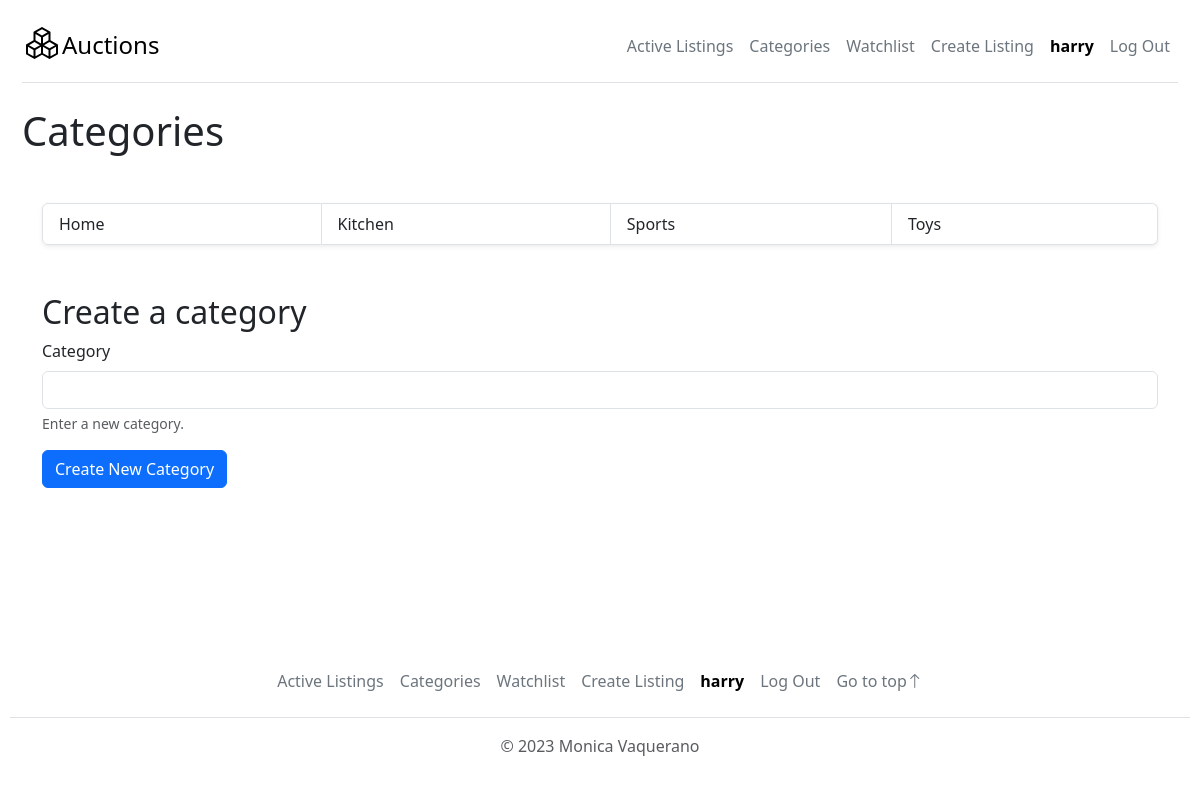
The app's page /categories (signed in), older data.
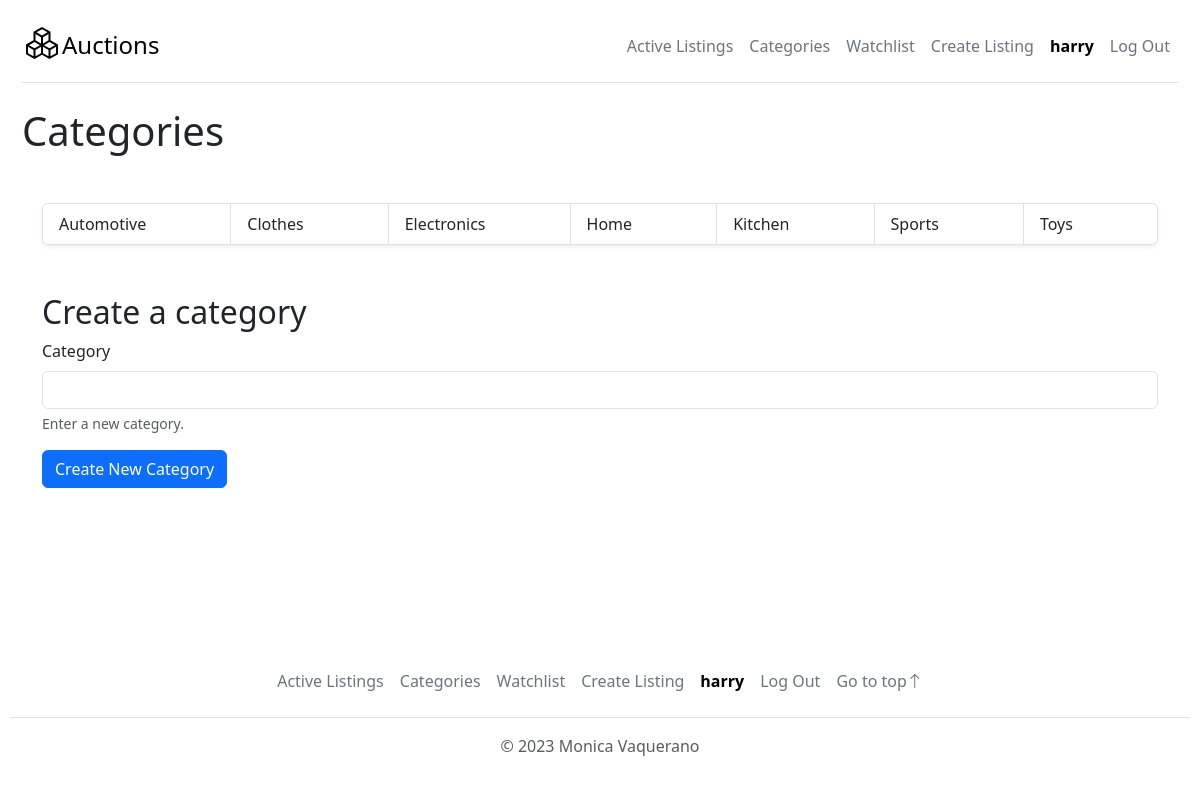
The same page, newer data.
### auctions/models.py (models this page shows)
class User(AbstractUser):
    def __str__(self):
        return f"{self.username}"

class Category(models.Model):
    name = models.CharField(max_length=64)
    class Meta:
        ordering = ["name"]
    def __str__(self):
        return f"{self.name}"

### auctions/views.py (the view, shortened to what this page needs)
# urls.py: path("categories", views.create_categories, name="categories"),
def create_categories(request):
    categories = Category.objects.all()
    if request.method == "GET":
        return render(
            request,
            "auctions/categories.html",
            {"categories": categories},
        )

### auctions/templates/auctions/categories.html (shortened to what this page needs)
{% extends "auctions/layout.html" %}
{% block body %}
{% if user.is_authenticated %}
<div class="container-fluid">
    <h1>Categories</h1>
    <div class="container h-100">
        <div class="my-5">
            <ul class="list-group list-group-horizontal shadow-sm">
                {% for category in categories %}
                <li class="list-group-item flex-fill">{{ category }}</li>
                {% endfor %}
            </ul>
        </div>
        <div class=" my-5">
            <h2>Create a category</h2>
            <form action="{% url 'categories' %}" method="POST">
                <div class="mb-3">
                    <label for="category" class="form-label">Category</label>
                    <input type="text" name="category" class="form-control" id="category"
                        aria-describedby="categoryHelp">
                    <div id="categoryHelp" class="form-text">Enter a new category.</div>
                </div>
                <button type="submit" class="btn btn-primary">Create New Category</button>
            </form>
        </div>
    </div>
</div>
{% else %}
<p class="text-center my-5">You need to <a href=" {% url 'login' %}">login</a> or <a
        href="{% url 'register' %}">register.</a></p>
{% endif %}
{% endblock %}

### auctions/templates/auctions/layout.html (shortened to what this page needs)
{% load static %}
<!DOCTYPE html>
<html lang="en" class="h-100">
<head>
    <link href="https://cdn.jsdelivr.net/npm/bootstrap@5.3.0/dist/css/bootstrap.min.css" rel="stylesheet"
>
    <link rel="stylesheet" href="https://cdn.jsdelivr.net/npm/bootstrap-icons@1.10.5/font/bootstrap-icons.css">
    <link href="{% static 'auctions/styles.css' %}" rel="stylesheet">
</head>
<body class="d-flex flex-column h-100">
    <div class="container-fluid">
        <header id="top"
            class="d-flex flex-wrap align-items-center justify-content-center justify-content-md-between py-3 mb-4 border-bottom">
            <div class="col-md-3 mb-2 mb-md-0">
                <a href="/" class="d-inline-flex link-body-emphasis text-decoration-none">
                     <span class="fs-4">Auctions</span>
                </a>
            </div>
            <ul class="nav col-12 col-md-auto mb-2 justify-content-center mb-md-0">
                <li>
                    <a href="{% url 'index' %}" class="nav-link px-2 link-secondary">Active Listings</a>
                </li>
                {% if user.is_authenticated %}
                <li><a href="{% url 'categories' %}" class="nav-link px-2 link-secondary">Categories</a></li>
                <li><a href="{% url 'watchlist' %}" class="nav-link px-2 link-secondary">Watchlist</a></li>
                <li><a href="{% url 'create' %}" class="nav-link px-2 link-secondary">Create Listing</a></li>
                <li><a href="{% url 'user' %}" class="nav-link px-2 link-body-emphasis">
                        <strong>{{ user.username }}</strong>
                    </a></li>
                <li><a href="{% url 'logout' %}" class="nav-link px-2 link-secondary">Log Out</a></li>
                {% else %}
            </ul>
            <div class="col-md-3 text-end">
                <a class="btn btn-outline-primary me-2" href="{% url 'login' %}" role="button">Log In</a>
                <a class="btn btn-primary" href="{% url 'register' %}" role="button">Register</a>
            </div>
            {% endif %}
        </header>
    </div>
    <main class="flex-shrink-0 mb-3">
        {% block body %}
        {% endblock %}
    </main>
    <footer class="footer mt-auto py-3">
        <ul class="nav justify-content-center border-bottom pb-3 mb-3">
            <li><a href="{% url 'index' %}" class="nav-link px-2 link-secondary">Active Listings</a></li>
            {% if user.is_authenticated %}
            <li><a href="{% url 'categories' %}" class="nav-link px-2 link-secondary">Categories</a></li>
            <li><a href="{% url 'watchlist' %}" class="nav-link px-2 link-secondary">Watchlist</a></li>
            <li><a href="{% url 'create' %}" class="nav-link px-2 link-secondary">Create Listing</a></li>
            <li><a href="{% url 'user' %}" class="nav-link px-2 link-body-emphasis">
                    <strong>{{ user.username }}</strong>
                </a></li>
            <li><a href="{% url 'logout' %}" class="nav-link px-2 link-secondary">Log Out</a></li>
            {% endif %}
            <li><a href="#top" class="nav-link px-2 link-secondary">Go to top<i class="bi bi-arrow-up"></i></a></li>
        </ul>
        <p class="text-center text-body-secondary">© {% now 'Y'%} Monica Vaquerano</p>
    </footer>
</body>
</html>

### auctions/static/auctions/styles.css (style rules this page uses)
body { padding: 10px; }

Row changes from the older to the newer data that the page shows:
added Category: name "Automotive"
added Category: name "Clothes"
added Category: name "Electronics"
